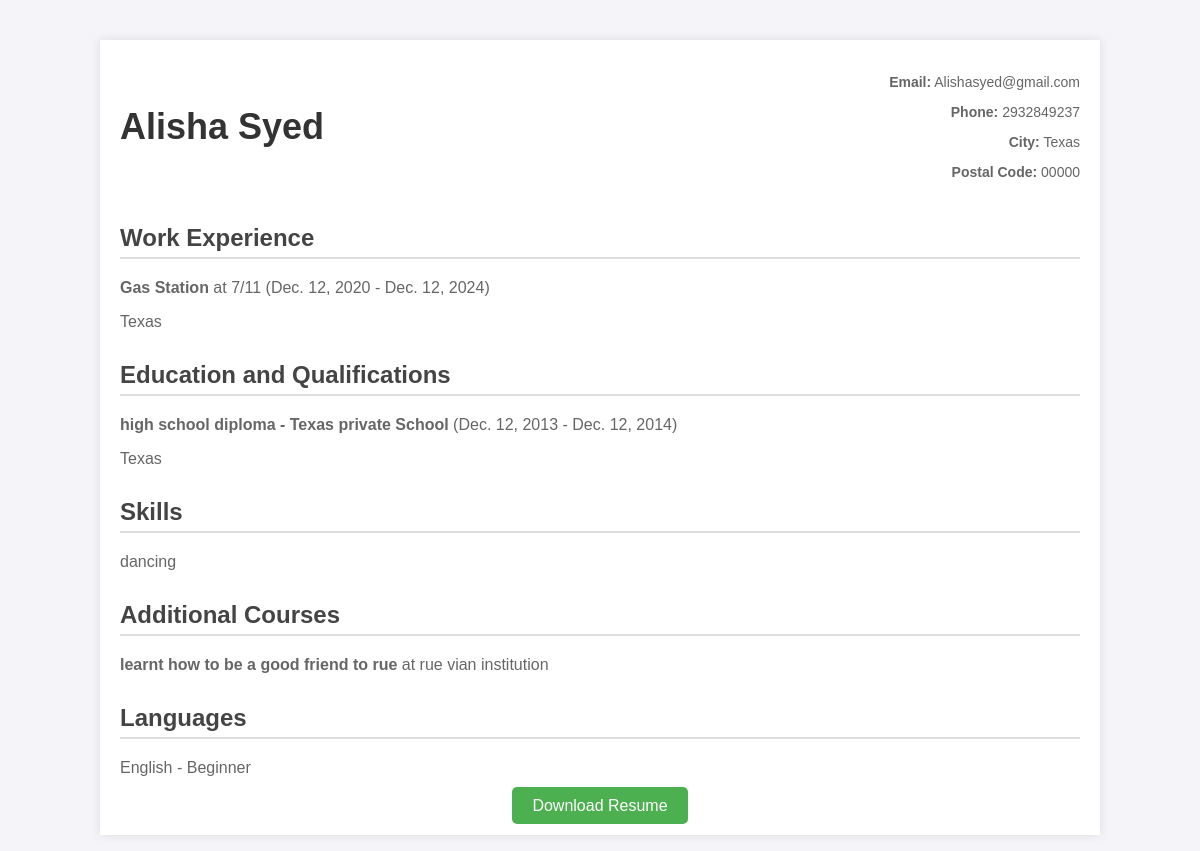
/preview-resume/ (signed in), run on the app's committed database.
### resume_app/models.py (models this page shows, shortened)
class ContactInfo(models.Model):
    user = models.OneToOneField(User, on_delete=models.CASCADE)
    first_name = models.CharField(max_length=50)
    last_name = models.CharField(max_length=50)
    phone_number = models.CharField(max_length=15)  # This should match the column in the DB
    email = models.EmailField()
    address = models.TextField()
    city = models.CharField(max_length=100)
    postal_code = models.CharField(max_length=20)

class WorkExperience(models.Model):
    user = models.ForeignKey(User, on_delete=models.CASCADE)
    employer = models.CharField(max_length=255)
    job_title = models.CharField(max_length=255)
    start_date = models.DateField()
    end_date = models.DateField(blank=True, null=True)
    city = models.CharField(max_length=255)

class Education(models.Model):
    user = models.ForeignKey(User, on_delete=models.CASCADE, null=True, blank=True)
    school = models.CharField(max_length=255)
    degree = models.CharField(max_length=255)
    start_date = models.DateField()
    end_date = models.DateField(blank=True, null=True)
    city = models.CharField(max_length=255)
    class Meta:
        verbose_name = "Education"
        verbose_name_plural = "Educations"

class Skills(models.Model):
    user = models.ForeignKey(User, on_delete=models.CASCADE)  # Use the built-in User model
    skill = models.CharField(max_length=255)
    proficiency = models.CharField(max_length=50, choices=[
        ('Beginner', 'Beginner'),
        ('Intermediate', 'Intermediate'),
        ('Advanced', 'Advanced'),
        ('Expert', 'Expert'),
    ], default='Beginner')

class AdditionalCourse(models.Model):
    user = models.ForeignKey(User, on_delete=models.CASCADE)
    course_name = models.CharField(max_length=255)
    institution = models.CharField(max_length=255)

class Language(models.Model):
    user = models.ForeignKey(User, on_delete=models.CASCADE)  # Tied to the user
    language = models.CharField(max_length=255)  # The language name
    proficiency_level = models.CharField(
        max_length=50,
        choices=[
            ('Beginner', 'Beginner'),
            ('Intermediate', 'Intermediate'),
            ('Advanced', 'Advanced'),
            ('Fluent', 'Fluent'),
        ],
        default='Beginner'
    )

### resume_app/views.py (the view)
# urls.py: path('preview-resume/', views.preview_resume, name='preview_resume'),
@login_required
def preview_resume(request):
    user = request.user
    try:
        resume = Resume.objects.filter(user=user).order_by('-id').first()
        if not resume:
            messages.error(request, "No resume found. Please create a new resume.")
            return redirect('resume_list')
        contact_info = ContactInfo.objects.filter(user=user).first()
        work_experience = WorkExperience.objects.filter(user=user)
        education = Education.objects.filter(user=user)
        skills = Skills.objects.filter(user=user)
        additional_courses = AdditionalCourse.objects.filter(user=user)
        languages_known = Language.objects.filter(user=user)
        context = {
            'resume': resume,
            'contact_info': contact_info,
            'work_experience': work_experience,
            'education': education,
            'skills': skills,
            'additional_courses': additional_courses,
            'languages_known': languages_known,
        }
        return render(request, 'resume_app/preview_resume.html', context)
    except Exception as e:
        messages.error(request, f"An error occurred: {str(e)}")
        return redirect('resume_list')

### resume_app/templates/resume_app/preview_resume.html (shortened to what this page needs)
{% load static %}
<!DOCTYPE html>
<html lang="en">
<head>
    <link rel="stylesheet" href="{% static 'css/style.css' %}">
</head>
<body>
    <div class="resume-container">
        <div class="header">
            <h1>{{ contact_info.first_name }} {{ contact_info.last_name }}</h1>
            <div class="contact-info">
                <p><strong>Email:</strong> {{ contact_info.email }}</p>
                <p><strong>Phone:</strong> {{ contact_info.phone_number }}</p>
                <p><strong>City:</strong> {{ contact_info.city }}</p>
                <p><strong>Postal Code:</strong> {{ contact_info.postal_code }}</p>
            </div>
        </div>
        <div class="section">
            <h2>Work Experience</h2>
            {% for experience in work_experience %}
                <p><strong>{{ experience.job_title }}</strong> at {{ experience.employer }} ({{ experience.start_date }} - {{ experience.end_date }})</p>
                <p>{{ experience.city }}</p>
            {% empty %}
                <p>No work experience available.</p>
            {% endfor %}
        </div>
        <div class="section">
            <h2>Education and Qualifications</h2>
            {% for edu in education %}
                <p><strong>{{ edu.degree }} - {{ edu.school }}</strong> ({{ edu.start_date }} - {{ edu.end_date }})</p>
                <p>{{ edu.city }}</p>
            {% empty %}
                <p>No education records found.</p>
            {% endfor %}
        </div>
        <div class="section">
            <h2>Skills</h2>
            <ul class="skills">
                {% for skill in skills %}
                    <li>{{ skill.skill }} </li>
                {% empty %}
                    <p>No skills available.</p>
                {% endfor %}
            </ul>
        </div>
        <div class="section">
            <h2>Additional Courses</h2>
            {% for course in additional_courses %}
                <p><strong>{{ course.course_name }}</strong> at {{ course.institution }}</p>
            {% empty %}
                <p>No additional courses found.</p>
            {% endfor %}
        </div>
        <div class="section">
            <h2>Languages</h2>
            <ul class="languages">
                {% for language in languages_known %}
                    <li>{{ language.language }} - {{ language.proficiency_level }}</li>
                {% empty %}
                    <p>No language information found.</p>
                {% endfor %}
            </ul>
        </div>
        <div class="download-btn">
            <a href="{% url 'download_resume' resume.id %}" target="_blank">Download Resume</a>
        </div>
    </div>
</body>
</html>

### resume_app/templates/resume_app/preview_resume.html (style rules this page uses)
body { font-family: 'Arial', sans-serif; margin: 0; padding: 0; background-color: #f4f4f9; }
.resume-container { width: 80%; margin: 40px auto; background-color: #ffffff; padding: 20px; box-shadow: 0 0 10px rgba(0, 0, 0, 0.1); }
.header { display: flex; justify-content: space-between; align-items: center; }
.header h1 { font-size: 36px; color: #333; margin: 0; }
.contact-info { text-align: right; font-size: 14px; color: #666; }
.section { margin-top: 30px; }
.section h2 { font-size: 24px; color: #444; border-bottom: 2px solid #ddd; padding-bottom: 5px; }
.section p, .section ul { font-size: 16px; color: #666; }
.section ul { list-style-type: none; padding-left: 0; }
.section li { margin-bottom: 5px; }
.skills li, .languages li { margin-right: 15px; }
.download-btn { margin-top: 20px; text-align: center; }
.download-btn a { padding: 10px 20px; background-color: #4CAF50; color: white; text-decoration: none; border-radius: 5px; }

### data on the page
ContactInfo: first_name "Alisha", last_name "Syed", email "Alishasyed@gmail.com", phone_number "2932849237", city "Texas", postal_code "00000"
WorkExperience: job_title "Gas Station", employer "7/11", start_date "Dec. 12, 2020", end_date "Dec. 12, 2024", city "Texas"
Education: degree "high school diploma", school "Texas private School", start_date "Dec. 12, 2013", end_date "Dec. 12, 2014", city "Texas"
Skills: skill "dancing"
AdditionalCourse: course_name "learnt how to be a good friend to rue", institution "rue vian institution"
Language: language "English", proficiency_level "Beginner"
